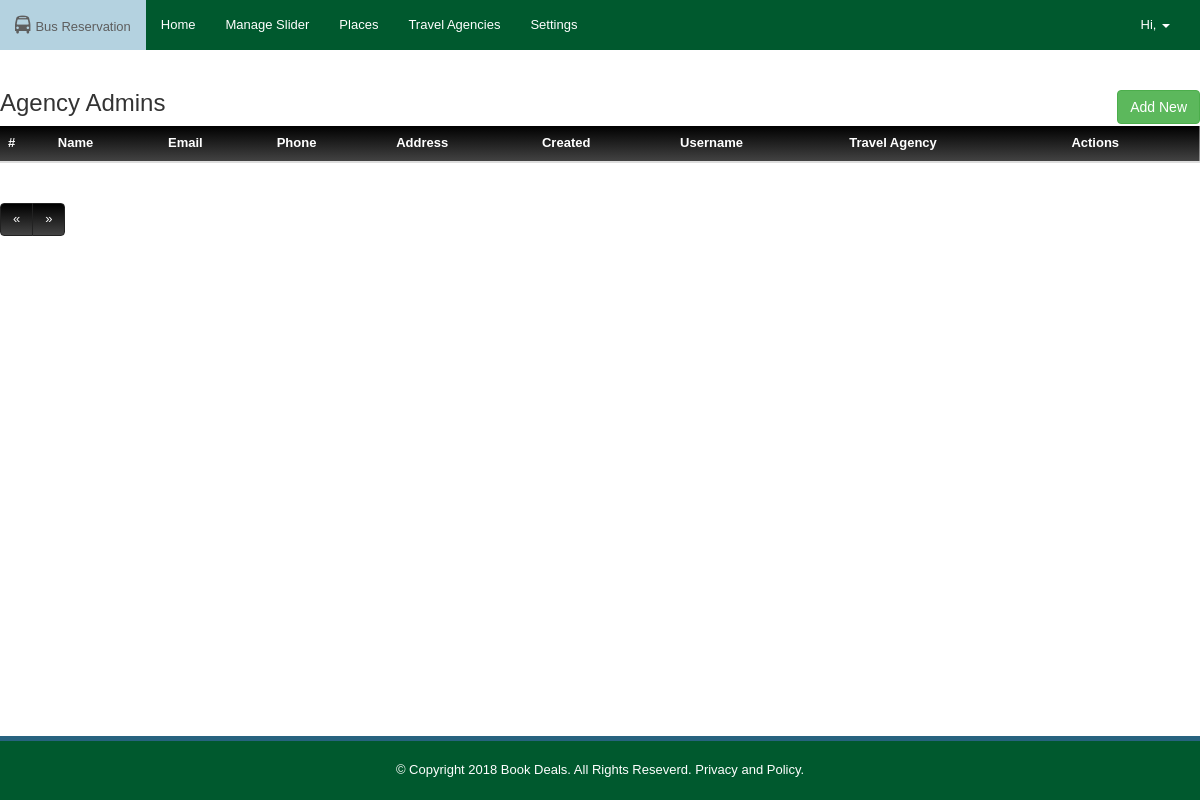
Before: /admin/agency_admin with the older database file.
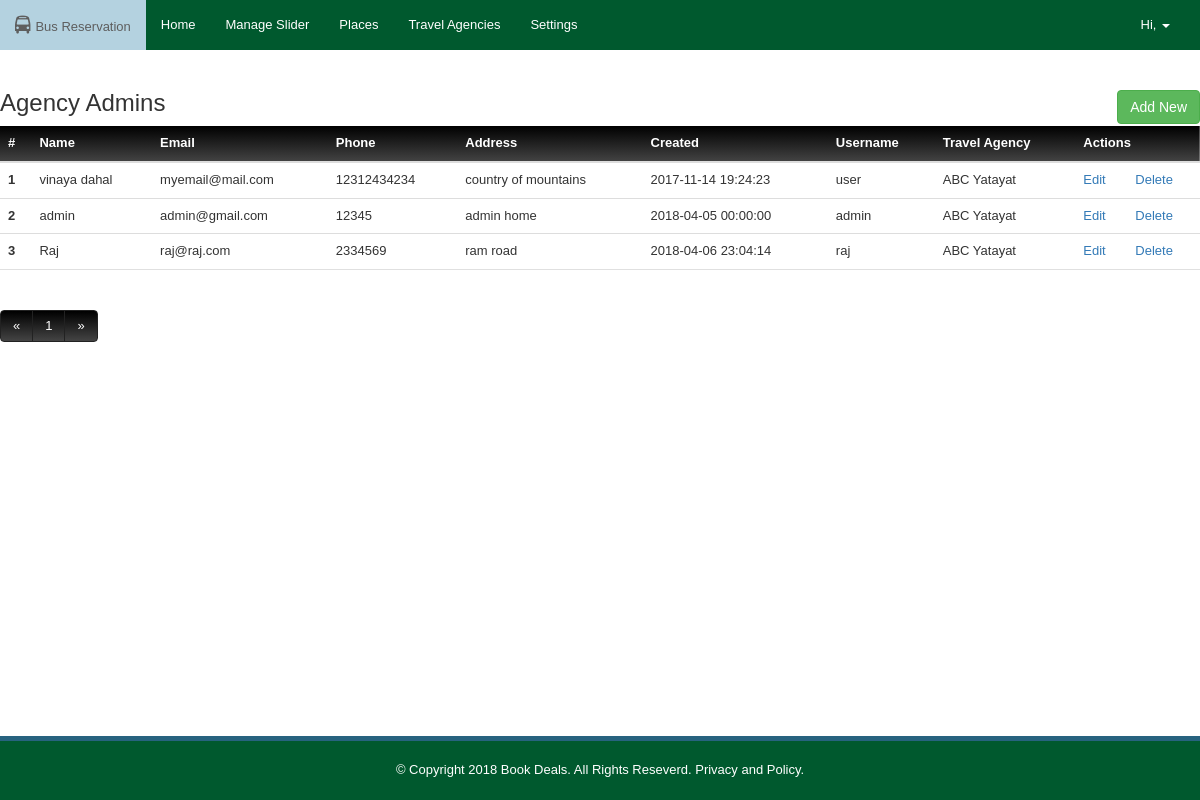
After: the same page with the newer database file.
### tables this page shows
CREATE TABLE IF NOT EXISTS `user` (
  `id` int(11) NOT NULL AUTO_INCREMENT,
  `name` varchar(255) NOT NULL,
  `email` varchar(255) NOT NULL,
  `phone` varchar(255) NOT NULL,
  `address` text NOT NULL,
  `created` datetime NOT NULL DEFAULT CURRENT_TIMESTAMP,
  `role` int(11) NOT NULL,
  `username` varchar(255) NOT NULL,
  `password` varchar(255) NOT NULL,
  `travel_agency_id` int(1) NOT NULL,
  PRIMARY KEY (`id`)
);

CREATE TABLE IF NOT EXISTS `travel_agency` (
  `id` int(11) NOT NULL AUTO_INCREMENT,
  `name` text NOT NULL,
  `address` text NOT NULL,
  `contact` int(11) NOT NULL,
  `email` varchar(255) NOT NULL,
  PRIMARY KEY (`id`)
);

### application/controllers/AgencyAdmin.php (called while the page is built, shortened)
<?php
class AgencyAdmin extends CI_Controller {
    public function __construct() {
        $this->load->database();
        $this->load->model('select');
        $this->load->model('insert');
        $this->load->model('update');
        $this->load->model('delete');
        $this->load->helper('url');
        $this->load->library('session');
        $this->load->library('commons');
        $this->load->library('authorized');
    }
    public function index($page = null) {
        $data['message'] = $this->session->flashdata('message');
        $TotalCount = $this->select->getTotalCount("user");
        $DataPerPage = 8;
        $data['num_pages'] = ceil($TotalCount / $DataPerPage);
        $start = $this->commons->pageDataLimiter($page, $DataPerPage);
        $col = array("user.id", "user.name", "user.email", "user.phone", "user.address", "user.created", "user.username", "travel_agency.name as travel_agency");
        $t_name1 = "user";
        $t_name2 = "travel_agency";
        $t_1_col = "travel_agency_id";
        $t_2_col = "id";
        $data['agency_admins'] = (array) $this->select->getAllRecordInnerJoinNoCondition($col, $t_name1, $t_name2, $t_1_col, $t_2_col, $DataPerPage, $start);
        $this->loadView($data, 'agency_admin/index', 'Agency Admins');
    }
    public function loadView($data, $page_name, $title) {
        $data['title'] = ucfirst($title);
        $data['user'] = $this->select->getSingleRecordWhere('user', 'id', $this->session->userdata('user_id'));
        $this->load->view('admin/template/header', $data);
        $this->load->view('admin/' . $page_name, $data);
        $this->load->view('admin/template/footer', $data);
    }
}

### index.php (called while the page is built, shortened)
<?php
require_once BASEPATH.'core/CodeIgniter.php';

### application/models/Select.php (called while the page is built, shortened)
<?php
class Select extends CI_Model {
    public function getAllRecordInnerJoinNoCondition($col, $t_name1, $t_name2, $t_1_col, $t_2_col, $limit = null, $start = null) {
        $field = "`" . implode("`,`", $col) . "`";
        $this->db->select($field);
        $this->db->from($t_name1);
        $this->db->join($t_name2, "$t_name1.$t_1_col = $t_name2.$t_2_col");
        $query = $this->db->get();
        return $query->result();
    }
    public function getTotalCount($table) {
        $this->db->select("*");
        $this->db->from($table);
        $query = $this->db->get();
        return count($query->result());
    }
    public function getSingleRecord($table, $id) {
        $this->db->select('*');
        $this->db->from($table);
        $this->db->where('id', $id);
        $this->db->limit(1);
        $query = $this->db->get();
        if ($query->num_rows() == 1) {
            return $query->row();
        } else {
            return false;
        }
    }
    public function getSingleRecordWhere($table, $cond_col, $cond_val) {
        $this->db->select('*');
        $this->db->from($table);
        $this->db->where($cond_col, $cond_val);
        $this->db->limit(1);
        $query = $this->db->get();
        if ($query->num_rows() == 1) {
            return $query->row();
        } else {
            return false;
        }
    }
    public function dataLimiter($limit, $start) {
        if (isset($limit)) {
            $this->db->limit($limit, $start);
        }
    }
}

### application/views/admin/agency_admin/index.php (the view, shortened to what the changed rows need)
<div class="list_details_wrap">
    <div class="list_details">
        <table class="table">
            <thead class="thead-dark">
                <tr>
                    <th scope="col">#</th>
                    <th scope="col">Name</th>
                    <th scope="col">Email</th>
                    <th scope="col">Phone</th>
                    <th scope="col">Address</th>
                    <th scope="col">Created</th>
                    <th scope="col">Username</th>
                    <th scope="col">Travel Agency</th>
                    <th scope="col" colspan="3">Actions</th>
                </tr>
            </thead>
            <tbody>
                <?php
                $i = 1;
                foreach ($agency_admins as $agency_admin) {
                    ?>
                    <tr>
                        <th scope="row">
                            <?php
                            if (!empty($data_count)) {
                                echo $data_count++;
                            } else {
                                echo $i++;
                            }
                            ?>
                        </th>
                        <td><?php echo $agency_admin->name; ?></td>
                        <td><?php echo $agency_admin->email; ?></td>
                        <td><?php echo $agency_admin->phone; ?></td>
                        <td><?php echo $agency_admin->address; ?></td>
                        <td><?php echo $agency_admin->created; ?></td>
                        <td><?php echo $agency_admin->username; ?></td>
                        <td><?php echo $agency_admin->travel_agency; ?></td>
                        <td><a href="<?php echo base_url() ?>admin/agency_admin/edit/<?php echo $agency_admin->id; ?>">Edit</a></td>
                        <td><a onclick="return confirm('Are you sure to delete <?php echo $agency_admin->name; ?>?')" href="<?php echo base_url() ?>admin/agency_admin/delete/<?php echo $agency_admin->id; ?>">Delete</a></td>
                    </tr>
                <?php } ?>
            </tbody>
        </table>
    </div>
</div>
<div class="pagination_wrap">
    <ul class="pagination">
        <?php for ($i = 1; $i <= $num_pages; $i++) { ?>
            <li><a href="<?php echo base_url(); ?>admin/agency_admin/<?php echo $i; ?>"><?php echo $i; ?></a></li>
        <?php } ?>
    </ul>
</div>

Changed rows visible on the page:
added user: name "vinaya dahal", email "myemail@mail.com", phone "12312434234", address "country of mountains", created "2017-11-14 19:24:23", username "user", travel_agency.name "ABC Yatayat"
added user: name "admin", email "admin@gmail.com", phone "12345", address "admin home", created "2018-04-05 00:00:00", username "admin", travel_agency.name "ABC Yatayat"
added user: name "Raj", email "raj@raj.com", phone "2334569", address "ram road", created "2018-04-06 23:04:14", username "raj", travel_agency.name "ABC Yatayat"
Other visible differences:
new list line: "1"
